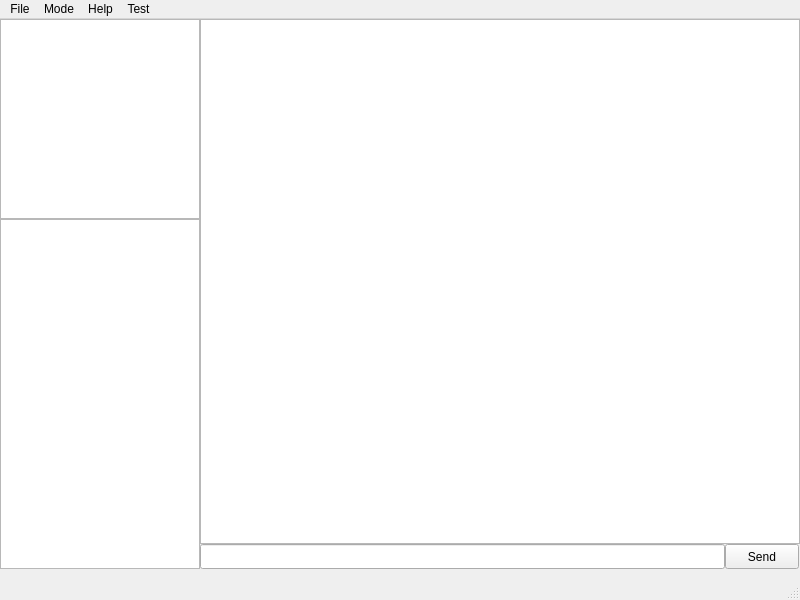
<?xml version="1.0" encoding="UTF-8"?>
<ui version="4.0">
 <class>MainWindow</class>
 <widget class="QMainWindow" name="MainWindow">
  <property name="geometry">
   <rect>
    <x>0</x>
    <y>0</y>
    <width>800</width>
    <height>600</height>
   </rect>
  </property>
  <property name="windowTitle">
   <string>MainWindow</string>
  </property>
  <widget class="QWidget" name="centralWidget">
   <widget class="QLineEdit" name="msgInput">
    <property name="geometry">
     <rect>
      <x>200</x>
      <y>525</y>
      <width>525</width>
      <height>25</height>
     </rect>
    </property>
   </widget>
   <widget class="QTextBrowser" name="msgDisplay">
    <property name="geometry">
     <rect>
      <x>200</x>
      <y>0</y>
      <width>600</width>
      <height>525</height>
     </rect>
    </property>
   </widget>
   <widget class="QListWidget" name="listUsers">
    <property name="geometry">
     <rect>
      <x>0</x>
      <y>200</y>
      <width>200</width>
      <height>350</height>
     </rect>
    </property>
   </widget>
   <widget class="QGraphicsView" name="graphicsView">
    <property name="geometry">
     <rect>
      <x>0</x>
      <y>0</y>
      <width>200</width>
      <height>200</height>
     </rect>
    </property>
    <property name="cursor" stdset="0">
     <cursorShape>ArrowCursor</cursorShape>
    </property>
   </widget>
   <widget class="QPushButton" name="sendBtn">
    <property name="geometry">
     <rect>
      <x>725</x>
      <y>525</y>
      <width>74</width>
      <height>25</height>
     </rect>
    </property>
    <property name="text">
     <string>Send</string>
    </property>
   </widget>
  </widget>
  <widget class="QMenuBar" name="menuBar">
   <property name="geometry">
    <rect>
     <x>0</x>
     <y>0</y>
     <width>800</width>
     <height>22</height>
    </rect>
   </property>
   <widget class="QMenu" name="menuFile">
    <property name="title">
     <string>File</string>
    </property>
   </widget>
   <widget class="QMenu" name="menuMode">
    <property name="title">
     <string>Mode</string>
    </property>
   </widget>
   <widget class="QMenu" name="menuHelp">
    <property name="title">
     <string>Help</string>
    </property>
   </widget>
   <widget class="QMenu" name="menuTest">
    <property name="title">
     <string>Test</string>
    </property>
    <addaction name="actionListWidget"/>
    <addaction name="separator"/>
    <addaction name="actionGraphicsView"/>
   </widget>
   <addaction name="menuFile"/>
   <addaction name="menuMode"/>
   <addaction name="menuHelp"/>
   <addaction name="menuTest"/>
  </widget>
  <widget class="QStatusBar" name="statusBar"/>
  <action name="actionListWidget">
   <property name="text">
    <string>ListWidget</string>
   </property>
  </action>
  <action name="actionGraphicsView">
   <property name="text">
    <string>GraphicsView</string>
   </property>
  </action>
 </widget>
 <layoutdefault spacing="6" margin="11"/>
 <resources/>
 <connections/>
</ui>
